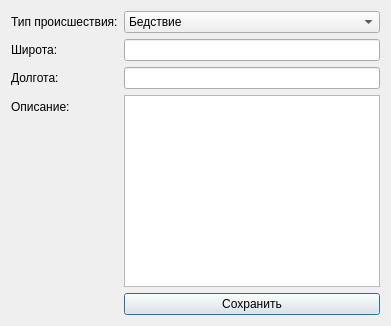
<?xml version="1.0" encoding="UTF-8"?>
<ui version="4.0">
 <class>IncidentForm</class>
 <widget class="QDialog" name="IncidentForm">
  <property name="windowTitle">
   <string>Инцидент (Редактирование происшествия)</string>
  </property>
  <layout class="QFormLayout">
   <item row="0" column="0">
    <widget class="QLabel">
     <property name="text">
      <string>Тип происшествия:</string>
     </property>
    </widget>
   </item>
   <item row="0" column="1">
    <widget class="QComboBox" name="comboType">
     <item>
      <property name="text">
       <string>Бедствие</string>
      </property>
     </item>
     <item>
      <property name="text">
       <string>Тренировка</string>
      </property>
     </item>
    </widget>
   </item>
   <item row="1" column="0">
    <widget class="QLabel">
     <property name="text">
      <string>Широта:</string>
     </property>
    </widget>
   </item>
   <item row="1" column="1">
    <widget class="QLineEdit" name="editLat"/>
   </item>
   <item row="2" column="0">
    <widget class="QLabel">
     <property name="text">
      <string>Долгота:</string>
     </property>
    </widget>
   </item>
   <item row="2" column="1">
    <widget class="QLineEdit" name="editLon"/>
   </item>
   <item row="3" column="0">
    <widget class="QLabel">
     <property name="text">
      <string>Описание:</string>
     </property>
    </widget>
   </item>
   <item row="3" column="1">
    <widget class="QTextEdit" name="textDescription"/>
   </item>
   <item row="4" column="1">
    <widget class="QPushButton" name="buttonSave">
     <property name="text">
      <string>Сохранить</string>
     </property>
    </widget>
   </item>
  </layout>
 </widget>
 <resources/>
 <connections/>
</ui>
